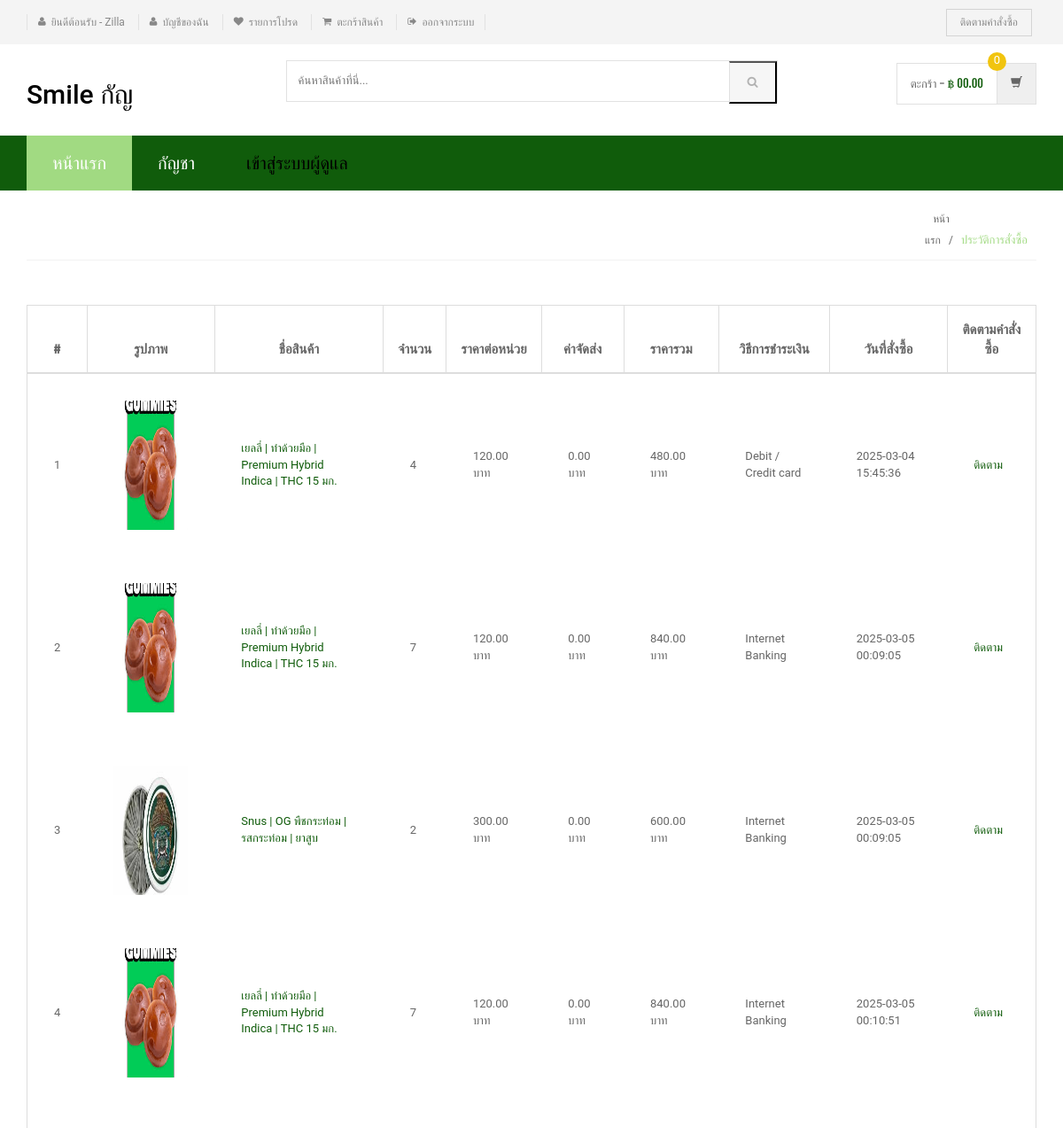
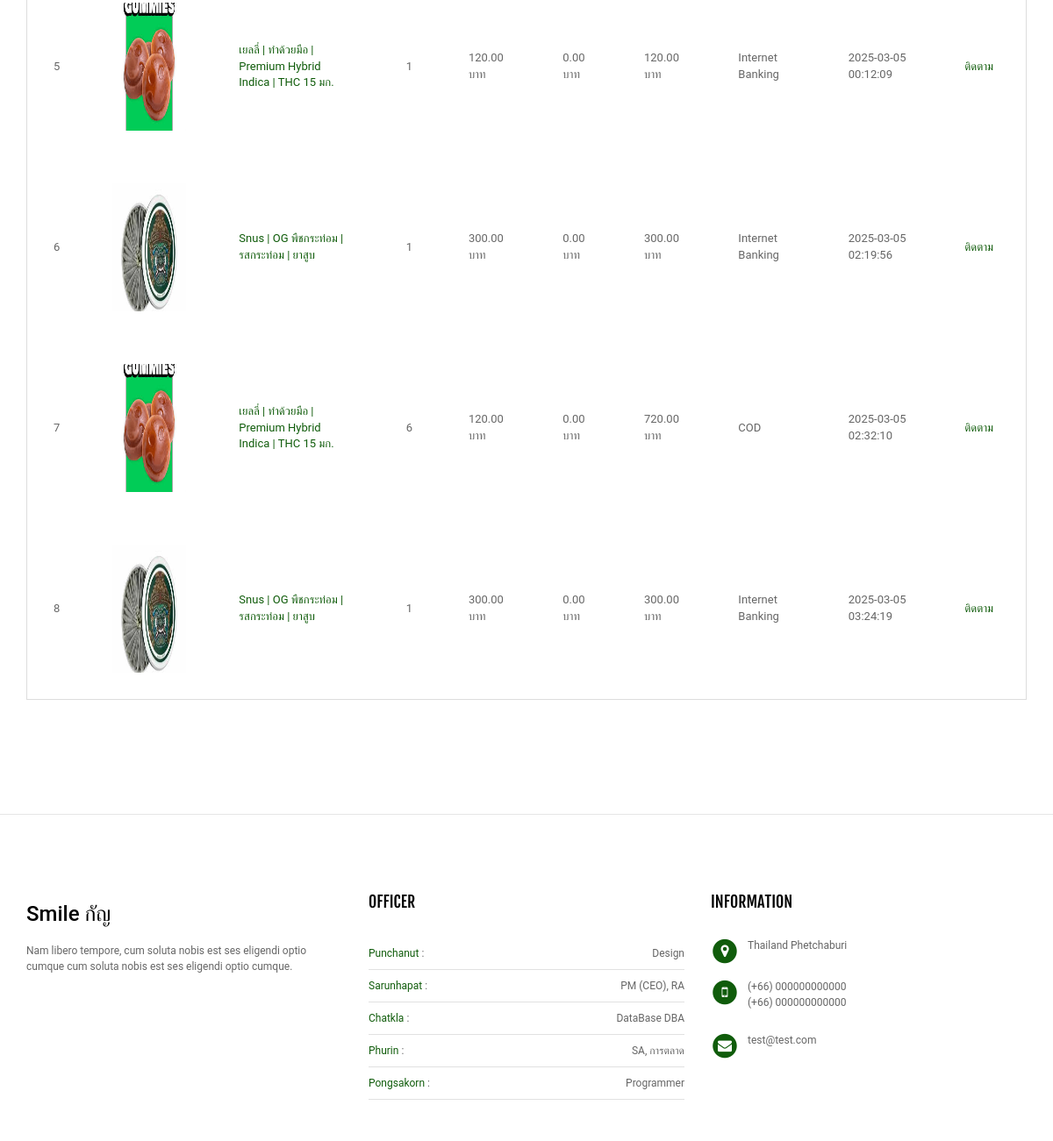
The app's page /shopping/order-history.php (signed in) with its own data (2 pictures, top to bottom).
### tables this page shows
CREATE TABLE `category` (
  `id` int(11) NOT NULL,
  `categoryName` varchar(255) DEFAULT NULL,
  `categoryDescription` longtext DEFAULT NULL,
  `creationDate` timestamp NOT NULL DEFAULT current_timestamp(),
  `updationDate` varchar(255) DEFAULT NULL
);

CREATE TABLE `orders` (
  `id` int(11) NOT NULL,
  `userId` int(11) DEFAULT NULL,
  `productId` varchar(255) DEFAULT NULL,
  `quantity` int(11) DEFAULT NULL,
  `orderDate` timestamp NOT NULL DEFAULT current_timestamp(),
  `paymentMethod` varchar(50) DEFAULT NULL,
  `orderStatus` varchar(55) DEFAULT NULL
);

CREATE TABLE `products` (
  `id` int(11) NOT NULL,
  `category` int(11) NOT NULL,
  `subCategory` int(11) DEFAULT NULL,
  `productName` varchar(255) DEFAULT NULL,
  `productCompany` varchar(255) DEFAULT NULL,
  `productPrice` int(11) DEFAULT NULL,
  `productPriceBeforeDiscount` int(11) DEFAULT NULL,
  `productDescription` longtext DEFAULT NULL,
  `productImage1` varchar(255) DEFAULT NULL,
  `productImage2` varchar(255) DEFAULT NULL,
  `productImage3` varchar(255) DEFAULT NULL,
  `shippingCharge` int(11) DEFAULT NULL,
  `productAvailability` varchar(255) DEFAULT NULL,
  `postingDate` timestamp NULL DEFAULT current_timestamp(),
  `updationDate` varchar(255) DEFAULT NULL
);

### shopping/order-history.php (the view, shortened to what this page needs)
<?php
include('includes/config.php');
?>
<!DOCTYPE html>
<html lang="th">
<head>
    <link rel="stylesheet" href="assets/css/bootstrap.min.css">
    <link rel="stylesheet" href="assets/css/main.css">
    <link rel="stylesheet" href="assets/css/red.css">
    <link rel="stylesheet" href="assets/css/font-awesome.min.css">
</head>
<body class="cnt-home">
<header class="header-style-1">
    <?php include('includes/top-header.php');?>
    <?php include('includes/main-header.php');?>
    <?php include('includes/menu-bar.php');?>
</header>
<div class="breadcrumb">
    <div class="container">
        <div class="breadcrumb-inner">
            <ul class="list-inline list-unstyled">
                <li><a href="#">หน้าแรก</a></li>
                <li class='active'>ประวัติการสั่งซื้อ</li>
            </ul>
        </div>
    </div>
</div>
<div class="body-content outer-top-xs">
    <div class="container">
        <div class="row inner-bottom-sm">
            <div class="shopping-cart">
                <div class="col-md-12 col-sm-12 shopping-cart-table">
                    <div class="table-responsive">
                        <form name="cart" method="post">
                            <table class="table table-bordered">
                                <thead>
                                    <tr>
                                        <th>#</th>
                                        <th>รูปภาพ</th>
                                        <th>ชื่อสินค้า</th>
                                        <th>จำนวน</th>
                                        <th>ราคาต่อหน่วย</th>
                                        <th>ค่าจัดส่ง</th>
                                        <th>ราคารวม</th>
                                        <th>วิธีการชำระเงิน</th>
                                        <th>วันที่สั่งซื้อ</th>
                                        <th>ติดตามคำสั่งซื้อ</th>
                                    </tr>
                                </thead>
                                <tbody>
<?php
$userId = $_SESSION['id'];
$stmt = $con->prepare("SELECT p.productImage1, p.productName, p.id as proid, o.productId as opid, o.quantity, p.productPrice, p.shippingCharge, o.paymentMethod, o.orderDate, o.id as orderid
                        FROM orders o
                        JOIN products p ON o.productId = p.id
                        WHERE o.userId = ? AND o.paymentMethod IS NOT NULL");
$stmt->bind_param("i", $userId);
$stmt->execute();
$result = $stmt->get_result();
$cnt=1;
if ($result->num_rows > 0) {
    while($row = $result->fetch_assoc()) {
?>
                                    <tr>
                                        <td><?php echo $cnt;?></td>
                                        <td class="cart-image">
                                            <a class="entry-thumbnail" href="product-details.php?pid=<?php echo $row['opid'];?>">
                                                <img src="admin/productimages/<?php echo $row['proid'];?>/<?php echo $row['productImage1'];?>" alt="" width="84" height="146">
                                            </a>
                                        </td>
                                        <td>
                                            <a href="product-details.php?pid=<?php echo $row['opid'];?>"><?php echo $row['productName'];?></a>
                                        </td>
                                        <td><?php echo $row['quantity']; ?></td>
                                        <td><?php echo number_format($row['productPrice'], 2); ?> บาท</td>
                                        <td><?php echo number_format($row['shippingCharge'], 2); ?> บาท</td>
                                        <td><?php echo number_format(($row['quantity'] * $row['productPrice']) + $row['shippingCharge'], 2); ?> บาท</td>
                                        <td><?php echo $row['paymentMethod']; ?></td>
                                        <td><?php echo $row['orderDate']; ?></td>
                                        <td>
                                            <a href="javascript:void(0);" onClick="popUpWindow('track-order.php?oid=<?php echo htmlentities($row['orderid']);?>');" title="ติดตามคำสั่งซื้อ">
                                                ติดตาม
                                            </a>
                                        </td>
                                    </tr>
<?php
        $cnt++;
    }
} else {
    echo "<tr><td colspan='10' class='text-center'><strong>ยังไม่มีคำสั่งซื้อ</strong></td></tr>";
}
?>
                                </tbody>
                            </table>
                        </form>
                    </div>
                </div>
            </div>
        </div>
    </div>
</div>
<?php include('includes/footer.php');?>
</body>
</html>

### shopping/includes/menu-bar.php (shortened to what this page needs)
<div class="header-nav animate-dropdown">
    <div class="container">
        <div class="yamm navbar navbar-default" role="navigation">
            <div class="nav-bg-class">
                <div class="navbar-collapse collapse" id="mc-horizontal-menu-collapse">
	<div class="nav-outer">
		<ul class="nav navbar-nav">
			<li class="active dropdown yamm-fw">
				<a href="index.php" data-hover="dropdown" class="dropdown-toggle">หน้าแรก</a>
			</li>
              <?php $sql=mysqli_query($con,"select id,categoryName from category limit 6");
while($row=mysqli_fetch_array($sql))
{
    ?>
			<li class="dropdown yamm">
				<a href="category.php?cid=<?php echo $row['id'];?>"> <?php echo $row['categoryName'];?></a>
			</li>
			<?php } ?>
			<li class="dropdown yamm">
				<a href="admin/" style="color:#000"> เข้าสู่ระบบผู้ดูแล</a>
			</li>
		</ul>
		<div class="clearfix"></div>
	</div>
</div>
            </div>
        </div>
    </div>
</div>

### shopping/assets/css/red.css (style rules this page uses)
a { color: #105c0b; }
.header-style-1 .header-nav { background: #105c0b; }
.cnt-home .header-style-1 .header-nav .navbar .navbar-nav > li.active { background: #a1da82; }
.breadcrumb ul li.active { color: #a1da82; }

### records on screen
category: categoryName "กัญชา"
orders: productId.productImage1 (picture), productId.productName "เยลลี่ | ทำด้วยมือ | Premium Hybrid Indica | THC 15 มก.", quantity "4", productId.productPrice "120.00", productId.shippingCharge "0.00", quantity.shippingCharge "480.00", paymentMethod "Debit / Credit card", orderDate "2025-03-04 15:45:36"
orders: productId.productImage1 (picture), productId.productName "เยลลี่ | ทำด้วยมือ | Premium Hybrid Indica | THC 15 มก.", quantity "7", productId.productPrice "120.00", productId.shippingCharge "0.00", quantity.shippingCharge "840.00", paymentMethod "Internet Banking", orderDate "2025-03-05 00:09:05"
orders: productId.productImage1 (picture), productId.productName "Snus | OG พืชกระท่อม | รสกระท่อม | ยาสูบ", quantity "2", productId.productPrice "300.00", productId.shippingCharge "0.00", quantity.shippingCharge "600.00", paymentMethod "Internet Banking", orderDate "2025-03-05 00:09:05"
orders: productId.productImage1 (picture), productId.productName "เยลลี่ | ทำด้วยมือ | Premium Hybrid Indica | THC 15 มก.", quantity "7", productId.productPrice "120.00", productId.shippingCharge "0.00", quantity.shippingCharge "840.00", paymentMethod "Internet Banking", orderDate "2025-03-05 00:10:51"
orders: productId.productImage1 (picture), productId.productName "เยลลี่ | ทำด้วยมือ | Premium Hybrid Indica | THC 15 มก.", quantity "1", productId.productPrice "120.00", productId.shippingCharge "0.00", quantity.shippingCharge "120.00", paymentMethod "Internet Banking", orderDate "2025-03-05 00:12:09"
orders: productId.productImage1 (picture), productId.productName "Snus | OG พืชกระท่อม | รสกระท่อม | ยาสูบ", quantity "1", productId.productPrice "300.00", productId.shippingCharge "0.00", quantity.shippingCharge "300.00", paymentMethod "Internet Banking", orderDate "2025-03-05 02:19:56"
orders: productId.productImage1 (picture), productId.productName "เยลลี่ | ทำด้วยมือ | Premium Hybrid Indica | THC 15 มก.", quantity "6", productId.productPrice "120.00", productId.shippingCharge "0.00", quantity.shippingCharge "720.00", paymentMethod "COD", orderDate "2025-03-05 02:32:10"
orders: productId.productImage1 (picture), productId.productName "Snus | OG พืชกระท่อม | รสกระท่อม | ยาสูบ", quantity "1", productId.productPrice "300.00", productId.shippingCharge "0.00", quantity.shippingCharge "300.00", paymentMethod "Internet Banking", orderDate "2025-03-05 03:24:19"

### other values on screen
$_SESSION['username'] "Zilla"
